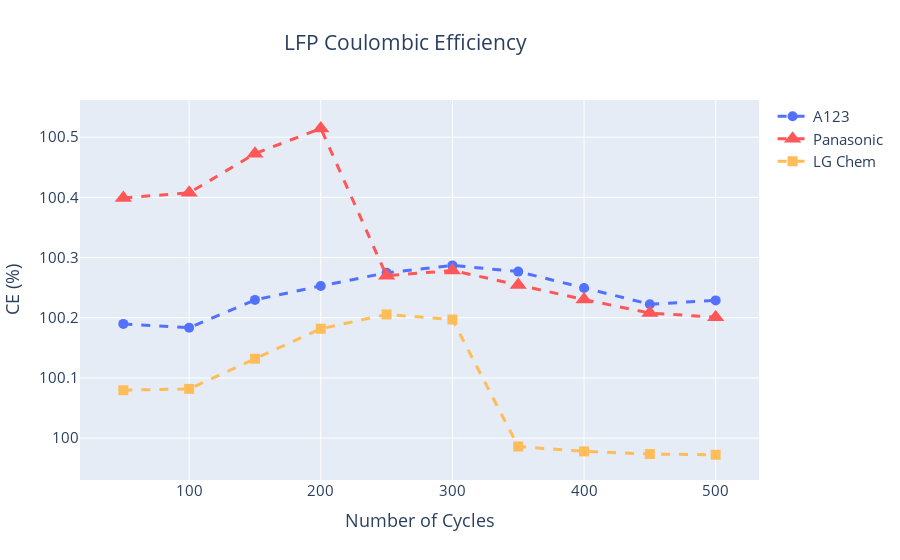

Notebook source saved alongside this figure:
### Code cell
fig1 = go.Figure(data=go.Scatter(x=elec_a123['Cycle'], 
                                 y=elec_a123['Coulombic_Efficiency (%)'],
                                 marker=dict(
                                 size=10,
                                 color = '#5271FF'
                                ),
                                line=dict(
                                    color='#5271FF',
                                    width=3,
                                    dash='dash'
                                ),
                                name='A123')
                )

fig1.add_trace(go.Scatter(x=elec_pan['Cycle'], 
                                 y=elec_pan['Coulombic_Efficiency (%)'],
                                 marker=dict(
                                     size=15,
                                     color = '#FF5757',
                                     symbol = 'triangle-up'
                                 ),
                                 line=dict(
                                     color='#FF5757',
                                     width=3,
                                     dash='dash'
                                 ),
                                 name='Panasonic'
                         )
              )

fig1.add_trace(go.Scatter(x=elec_LGC['Cycle'], 
                          y=elec_LGC['Coulombic_Efficiency (%)'],
                          marker=dict(
                              size=10,
                              color = '#FFBD59',
                              #color = '#545454',
                              symbol = 'square'
                          ),
                          line=dict(
                              color = '#FFBD59',
                              #color='#545454',
                              width=3,
                              dash='dash'
                          ),
                          name='LG Chem'
                         )
              )

fig1.update_layout(title ={'text' :user_in[1] + ' Coulombic Efficiency', 
                          'x' : 0.45},
                   font = dict(size = 15),
                   xaxis = dict(
                       title = 'Number of Cycles'),
                   yaxis = dict(
                       title = 'CE (%)')
                  )
fig1.show()

### Figure 1 — Plotly figure (JSON) as saved in the notebook; plotly's stock layout.template omitted (floating-point values rounded to 4 significant figures)
{"data": [{"line": {"color": "#5271FF", "dash": "dash", "width": 3}, "marker": {"color": "#5271FF", "size": 10}, "name": "A123", "type": "scatter", "x": [50, 100, 150, 200, 250, 300, 350, 400, 450, 500], "y": [100.2, 100.2, 100.2, 100.3, 100.3, 100.3, 100.3, 100.2, 100.2, 100.2]}, {"line": {"color": "#FF5757", "dash": "dash", "width": 3}, "marker": {"color": "#FF5757", "size": 15, "symbol": "triangle-up"}, "name": "Panasonic", "type": "scatter", "x": [50, 100, 150, 200, 250, 300, 350, 400, 450, 500], "y": [100.4, 100.4, 100.5, 100.5, 100.3, 100.3, 100.3, 100.2, 100.2, 100.2]}, {"line": {"color": "#FFBD59", "dash": "dash", "width": 3}, "marker": {"color": "#FFBD59", "size": 10, "symbol": "square"}, "name": "LG Chem", "type": "scatter", "x": [50, 100, 150, 200, 250, 300, 350, 400, 450, 500], "y": [100.1, 100.1, 100.1, 100.2, 100.2, 100.2, 99.99, 99.98, 99.97, 99.97]}], "layout": {"font": {"size": 15}, "title": {"text": "LFP Coulombic Efficiency", "x": 0.45}, "xaxis": {"title": {"text": "Number of Cycles"}}, "yaxis": {"title": {"text": "CE (%)"}}}}
